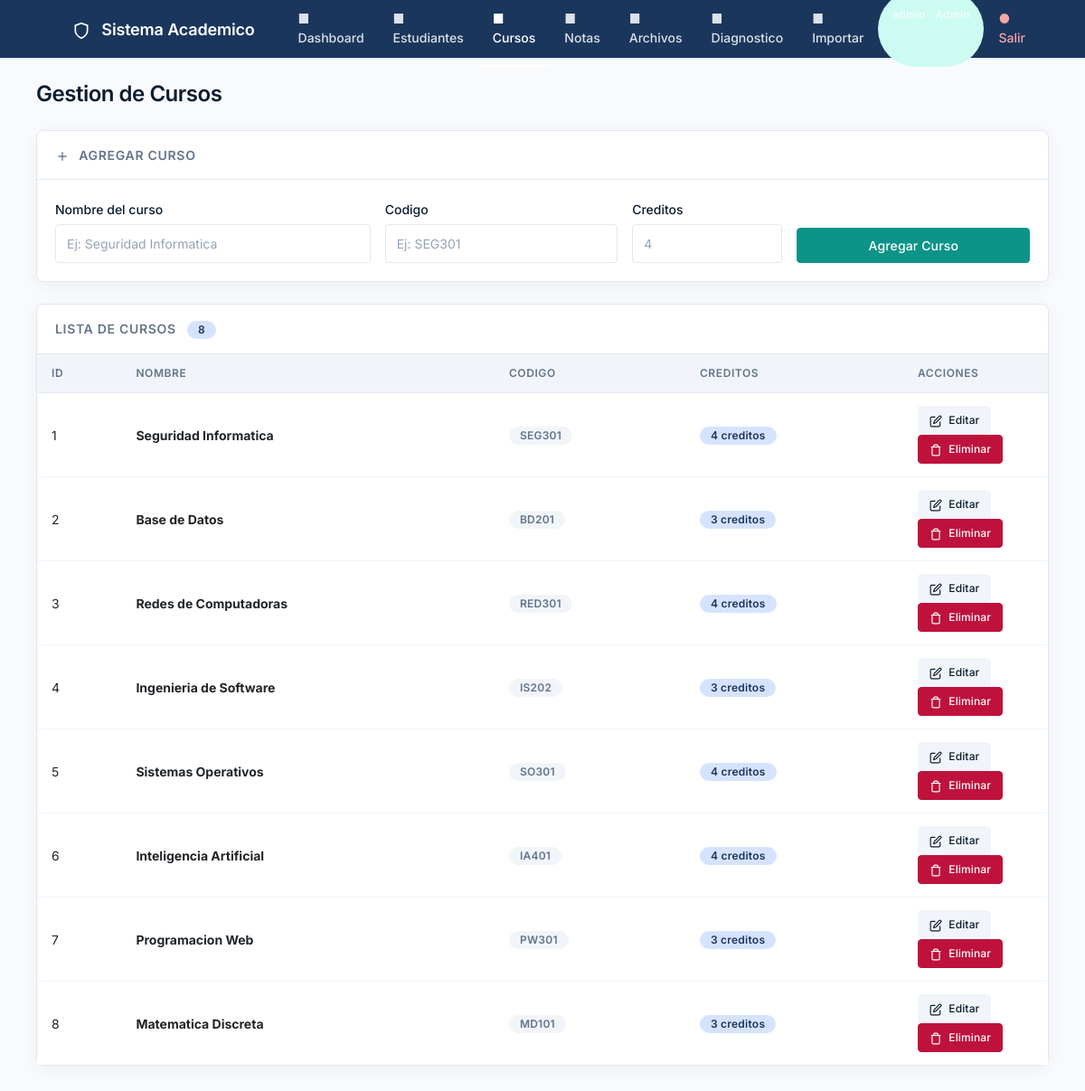
The app's page /cursos (signed in) with its own data.
### tables this page shows
CREATE TABLE cursos (
    id INTEGER PRIMARY KEY AUTOINCREMENT,
    nombre TEXT NOT NULL,
    codigo TEXT NOT NULL UNIQUE,
    creditos INTEGER NOT NULL CHECK(creditos > 0)
);

### app.py (the view)
@app.route('/cursos')
@login_required
def cursos():
    conn = get_db()
    cursor = conn.cursor()
    cursor.execute("SELECT * FROM cursos")
    lista = cursor.fetchall()
    conn.close()
    return render_template('cursos.html', cursos=lista)

### app.py (called while the page is built)
def get_db():
    conn = sqlite3.connect(DB_PATH)
    conn.row_factory = sqlite3.Row
    return conn

def login_required(f):
    @wraps(f)
    def decorated(*args, **kwargs):
        if 'user_id' not in session:
            flash('Debe iniciar sesion', 'warning')
            return redirect(url_for('login'))
        return f(*args, **kwargs)
    return decorated

@app.after_request
def set_security_headers(response):
    response.headers['X-Content-Type-Options'] = 'nosniff'
    response.headers['X-Frame-Options'] = 'DENY'
    response.headers['X-XSS-Protection'] = '1; mode=block'
    response.headers['Content-Security-Policy'] = "default-src 'self'; style-src 'self' 'unsafe-inline' cdn.jsdelivr.net; script-src 'self' 'unsafe-inline' cdn.jsdelivr.net"
    response.headers['Strict-Transport-Security'] = 'max-age=31536000; includeSubDomains'
    response.headers['Referrer-Policy'] = 'strict-origin-when-cross-origin'
    return response

### templates/cursos.html (shortened to what this page needs)
{% extends "base.html" %}
{% block content %}
<div class="page-header">
    <h2>Gestion de Cursos</h2>
</div>
{% if session.get('rol') == 'admin' %}
<div class="card form-card">
    <div class="card-header">
        <svg width="16" height="16" viewBox="0 0 24 24" fill="none" stroke="currentColor" stroke-width="2" style="margin-right:6px;vertical-align:middle;">
            <line x1="12" y1="5" x2="12" y2="19"/><line x1="5" y1="12" x2="19" y2="12"/>
        </svg>
        Agregar Curso
    </div>
    <div class="card-body">
        <form method="POST" action="{{ url_for('crear_curso') }}">
            <div class="row g-3">
                <div class="col-md-4">
                    <label class="form-label">Nombre del curso</label>
                    <input type="text" class="form-control" name="nombre" placeholder="Ej: Seguridad Informatica" required maxlength="100">
                </div>
                <div class="col-md-3">
                    <label class="form-label">Codigo</label>
                    <input type="text" class="form-control" name="codigo" placeholder="Ej: SEG301" required maxlength="20">
                </div>
                <div class="col-md-2">
                    <label class="form-label">Creditos</label>
                    <input type="number" class="form-control" name="creditos" placeholder="4" min="1" max="10" required>
                </div>
                <div class="col-md-3 d-flex align-items-end">
                    <button type="submit" class="btn btn-secure w-100">Agregar Curso</button>
                </div>
            </div>
        </form>
    </div>
</div>
{% endif %}
<div class="card table-card">
    <div class="card-header">
        Lista de Cursos
        <span class="badge badge-primary" style="margin-left:8px;">{{ cursos|length }}</span>
    </div>
    <div class="card-body">
        {% if cursos %}
        <div class="table-responsive">
            <table class="table">
                <thead>
                    <tr>
                        <th>ID</th>
                        <th>Nombre</th>
                        <th>Codigo</th>
                        <th>Creditos</th>
                        <th style="width:160px;">Acciones</th>
                    </tr>
                </thead>
                <tbody>
                    {% for curso in cursos %}
                    <tr>
                        <td>{{ curso.id }}</td>
                        <td><strong>{{ curso.nombre }}</strong></td>
                        <td><span class="badge badge-neutral">{{ curso.codigo }}</span></td>
                        <td>
                            <span class="badge badge-primary">{{ curso.creditos }} creditos</span>
                        </td>
                        <td>
                            {% if session.get('rol') == 'admin' %}
                            <button class="btn btn-soft btn-sm" data-bs-toggle="modal" data-bs-target="#modalcurso{{ curso.id }}">
                                <svg width="14" height="14" viewBox="0 0 24 24" fill="none" stroke="currentColor" stroke-width="2" style="margin-right:4px;vertical-align:middle;">
                                    <path d="M11 4H4a2 2 0 0 0-2 2v14a2 2 0 0 0 2 2h14a2 2 0 0 0 2-2v-7"/>
                                    <path d="M18.5 2.5a2.121 2.121 0 0 1 3 3L12 15l-4 1 1-4 9.5-9.5z"/>
                                </svg>
                                Editar
                            </button>
                            <form method="POST" action="{{ url_for('eliminar_curso', id=curso.id) }}" class="d-inline" onsubmit="return confirm('Eliminar este curso?')">
                                <button type="submit" class="btn btn-vulnerable btn-sm">
                                    <svg width="14" height="14" viewBox="0 0 24 24" fill="none" stroke="currentColor" stroke-width="2" style="margin-right:4px;vertical-align:middle;">
                                        <polyline points="3 6 5 6 21 6"/><path d="M19 6v14a2 2 0 0 1-2 2H7a2 2 0 0 1-2-2V6m3 0V4a2 2 0 0 1 2-2h4a2 2 0 0 1 2 2v2"/>
                                    </svg>
                                    Eliminar
                                </button>
                            </form>
                            {% else %}
                            <span class="badge badge-neutral">Solo lectura</span>
                            {% endif %}
                        </td>
                    </tr>
                    {% endfor %}
                </tbody>
            </table>
        </div>
        {% endif %}
    </div>
</div>
{% endblock %}

### static/css/style.css (style rules this page uses)
:root { --primary: #1a365d; --primary-light: #2d476f; --primary-container: #d6e3ff; --on-primary: #ffffff; --secondary: #0d9488; --secondary-container: #ccfbf1; --on-secondary: #ffffff; --tertiary: #be123c; --tertiary-container: #ffe4e6; --on-tertiary: #ffffff; --neutral: #64748b; --neutral-light: #e2e8f0; --surface: #f8fafc; --surface-card: #ffffff; --surface-dim: #e2e8f0; --text-primary: #0b1c30; --text-secondary: #475569; --text-muted: #94a3b8; --border: #e2e8f0; --border-focus: #1a365d; --shadow-sm: 0 1px 3px rgba(26, 54, 93, 0.05); --shadow-md: 0 4px 20px rgba(26, 54, 93, 0.05); --shadow-lg: 0 8px 30px rgba(26, 54, 93, 0.12); --radius-sm: 0.25rem; --radius-md: 0.375rem; --radius-lg: 0.5rem; --radius-xl: 0.75rem; --radius-full: 9999px; --font-family: 'Inter', -apple-system, BlinkMacSystemFont, 'Segoe UI', Roboto, sans-serif; }
* { margin: 0; padding: 0; box-sizing: border-box; }
body { font-family: var(--font-family); font-size: 16px; line-height: 1.5; color: var(--text-primary); background-color: var(--surface); -webkit-font-smoothing: antialiased; }
h1, h2, h3, h4, h5, h6 { font-family: var(--font-family); font-weight: 600; letter-spacing: -0.01em; color: var(--text-primary); }
h2 { font-size: 24px; line-height: 32px; margin-bottom: 24px; letter-spacing: -0.02em; }
.card { background: var(--surface-card); border: 1px solid var(--border); border-radius: var(--radius-lg); box-shadow: var(--shadow-md); margin-bottom: 24px; transition: box-shadow 0.2s ease; }
.card-header { background: transparent; border-bottom: 1px solid var(--border); padding: 16px 20px; font-size: 14px; font-weight: 600; text-transform: uppercase; letter-spacing: 0.05em; color: var(--neutral); }
.card-body { padding: 20px; }
.table { font-size: 14px; margin-bottom: 0; }
.table thead th { background: #f1f5f9; font-size: 12px; font-weight: 600; text-transform: uppercase; letter-spacing: 0.05em; color: var(--neutral); border-bottom: 1px solid var(--border); padding: 12px 16px; white-space: nowrap; }
.table tbody td { padding: 14px 16px; vertical-align: middle; border-bottom: 1px solid #f1f5f9; }
.table tbody tr:last-child td { border-bottom: none; }
.badge { font-family: var(--font-family); font-weight: 600; font-size: 12px; padding: 4px 12px; border-radius: var(--radius-full); letter-spacing: 0.02em; }
.badge-neutral { background: #f1f5f9; color: var(--neutral); }
.badge-primary { background: var(--primary-container); color: var(--primary); }
.btn { font-family: var(--font-family); font-weight: 500; font-size: 14px; padding: 8px 16px; border-radius: var(--radius-sm); transition: all 0.15s ease; letter-spacing: 0.01em; }
.btn-secure { background: var(--secondary); border: 1px solid var(--secondary); color: var(--on-secondary); }
.btn-vulnerable { background: var(--tertiary); border: 1px solid var(--tertiary); color: var(--on-tertiary); }
.btn-soft { background: #f1f5f9; border: 1px solid transparent; color: var(--text-primary); }
.btn-sm { font-size: 12px; padding: 6px 12px; }
.form-label { font-size: 14px; font-weight: 500; color: var(--text-primary); margin-bottom: 6px; }
.form-control, .form-select { font-family: var(--font-family); font-size: 14px; padding: 10px 12px; border: 1px solid var(--border); border-radius: var(--radius-sm); background: var(--surface-card); color: var(--text-primary); transition: border-color 0.15s ease, box-shadow 0.15s ease; }
.form-control::placeholder { color: var(--text-muted); }
.page-header { display: flex; align-items: center; justify-content: space-between; margin-bottom: 24px; }
.page-header h2 { margin-bottom: 0; }
.form-card { margin-bottom: 24px; }
.table-card .card-body { padding: 0; }
.table-card .card-body .table { margin: 0; }

### records on screen
cursos: id "1", nombre "Seguridad Informatica", codigo "SEG301", creditos "4"
cursos: id "2", nombre "Base de Datos", codigo "BD201", creditos "3"
cursos: id "3", nombre "Redes de Computadoras", codigo "RED301", creditos "4"
cursos: id "4", nombre "Ingenieria de Software", codigo "IS202", creditos "3"
cursos: id "5", nombre "Sistemas Operativos", codigo "SO301", creditos "4"
cursos: id "6", nombre "Inteligencia Artificial", codigo "IA401", creditos "4"
cursos: id "7", nombre "Programacion Web", codigo "PW301", creditos "3"
cursos: id "8", nombre "Matematica Discreta", codigo "MD101", creditos "3"

### other values on screen
{{ cursos|length }} "8"
